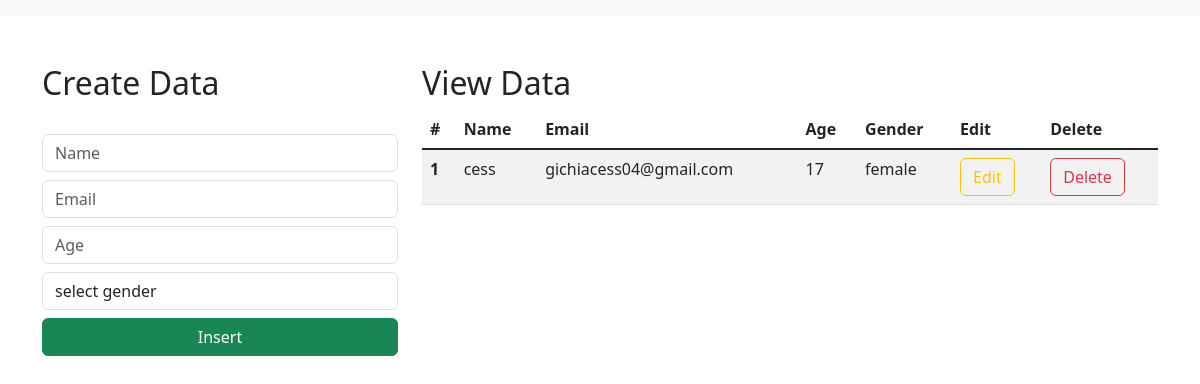
The app's page /, older data.
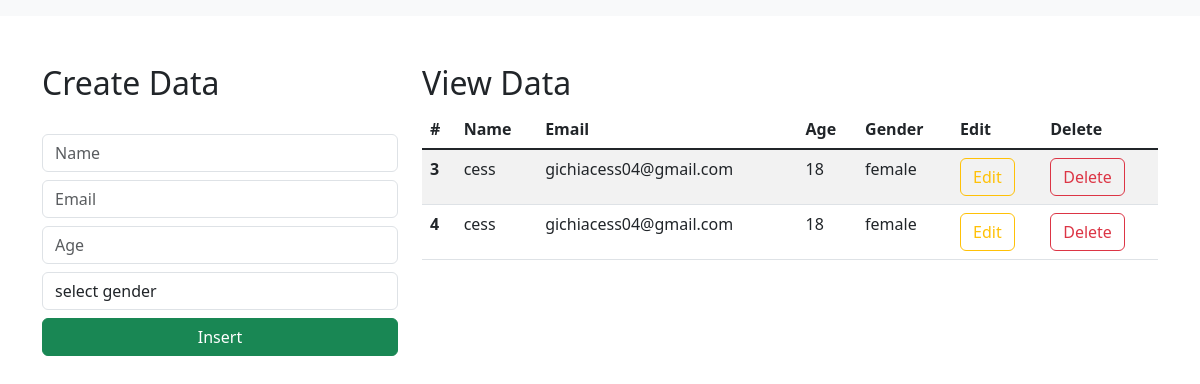
The same page, newer data.
### CRUD/models.py (models this page shows)
class Student(models.Model):
    name=models.CharField(max_length=30)
    email=models.EmailField()
    age=models.IntegerField()
    gender=models.CharField(max_length=30)

### CRUD/views.py (the view)
# urls.py: 2. Add a URL to urlpatterns:  path('', Home.as_view(), name='home')
def Home(request):
    data=Student.objects.all()
    context={"data":data}
    return render(request, 'index.html', context)

### templates/index.html (shortened to what this page needs)
<html lang="en">
    <link href="https://cdn.jsdelivr.net/npm/bootstrap@5.3.0-alpha1/dist/css/bootstrap.min.css" rel="stylesheet">
  <head>
  </head>
  <body>
    <nav class="navbar navbar-expand-lg bg-body-tertiary">
      </nav>
      <div class="container mt-5">
        <div class="row">
            <div class="col-md-4">
                <h2>Create Data</h2>
                <br>
                <form action="/insert" method="post">
                    <div class="form-group">
                        <input type="text" class="form-control" placeholder="Name" name="name" required>
                    </div>
                    <div class="form-group">
                        <input type="email" class="form-control  mt-2" placeholder="Email" name="email" required>
                    </div>
                    <div class="form-group">
                        <input type="number" class="form-control  mt-2" placeholder="Age" name="age" required>
                    </div>
                    <div class="form-group mt-2">
                        <select id="gender" name="gender" class="form-control" required>
                            <option selected>select gender</option>
                        </select>
                    </div>
                    <div class="d-grid gap-2">
                        <button class="btn btn-success mt-2" type="submit">Insert</button>
                    </div>
                </form>
            </div>
            <div class="col-md-8">
                <h2>View Data</h2>
                <table class="table table-striped table-hover">
                    <thead>
                      <tr>
                        <th scope="col">#</th>
                        <th scope="col">Name</th>
                        <th scope="col">Email</th>
                        <th scope="col">Age</th>
                        <th scope="col">Gender</th>
                        <th scope="col">Edit</th>
                        <th scope="col">Delete</th>
                      </tr>
                    </thead>
                    <tbody class="table-group-divider">
                    {% for d in data %}
                      <tr>
                        <th scope="row">{{d.id}}</th>
                        <td>{{d.name}}</td>
                        <td>{{d.email}}</td>
                        <td>{{d.age}}</td>
                        <td>{{d.gender}}</td>
                        <td><a href="/update/{{d.id}}" type="button" class="btn btn-outline-warning">Edit</a></td>
                        <td><a href="/delete/{{d.id}}" type="button" class="btn btn-outline-danger">Delete</a></td>
                      </tr>
                    {% endfor %}
                    </tbody>
                  </table>
            </div>
        </div>
      </div>
  </body>
</html>

Row changes from the older to the newer data that the page shows:
removed Student: id "1", name "cess", email "gichiacess04@gmail.com", age "17", gender "female"
added Student: id "3", name "cess", email "gichiacess04@gmail.com", age "18", gender "female"
added Student: id "4", name "cess", email "gichiacess04@gmail.com", age "18", gender "female"
